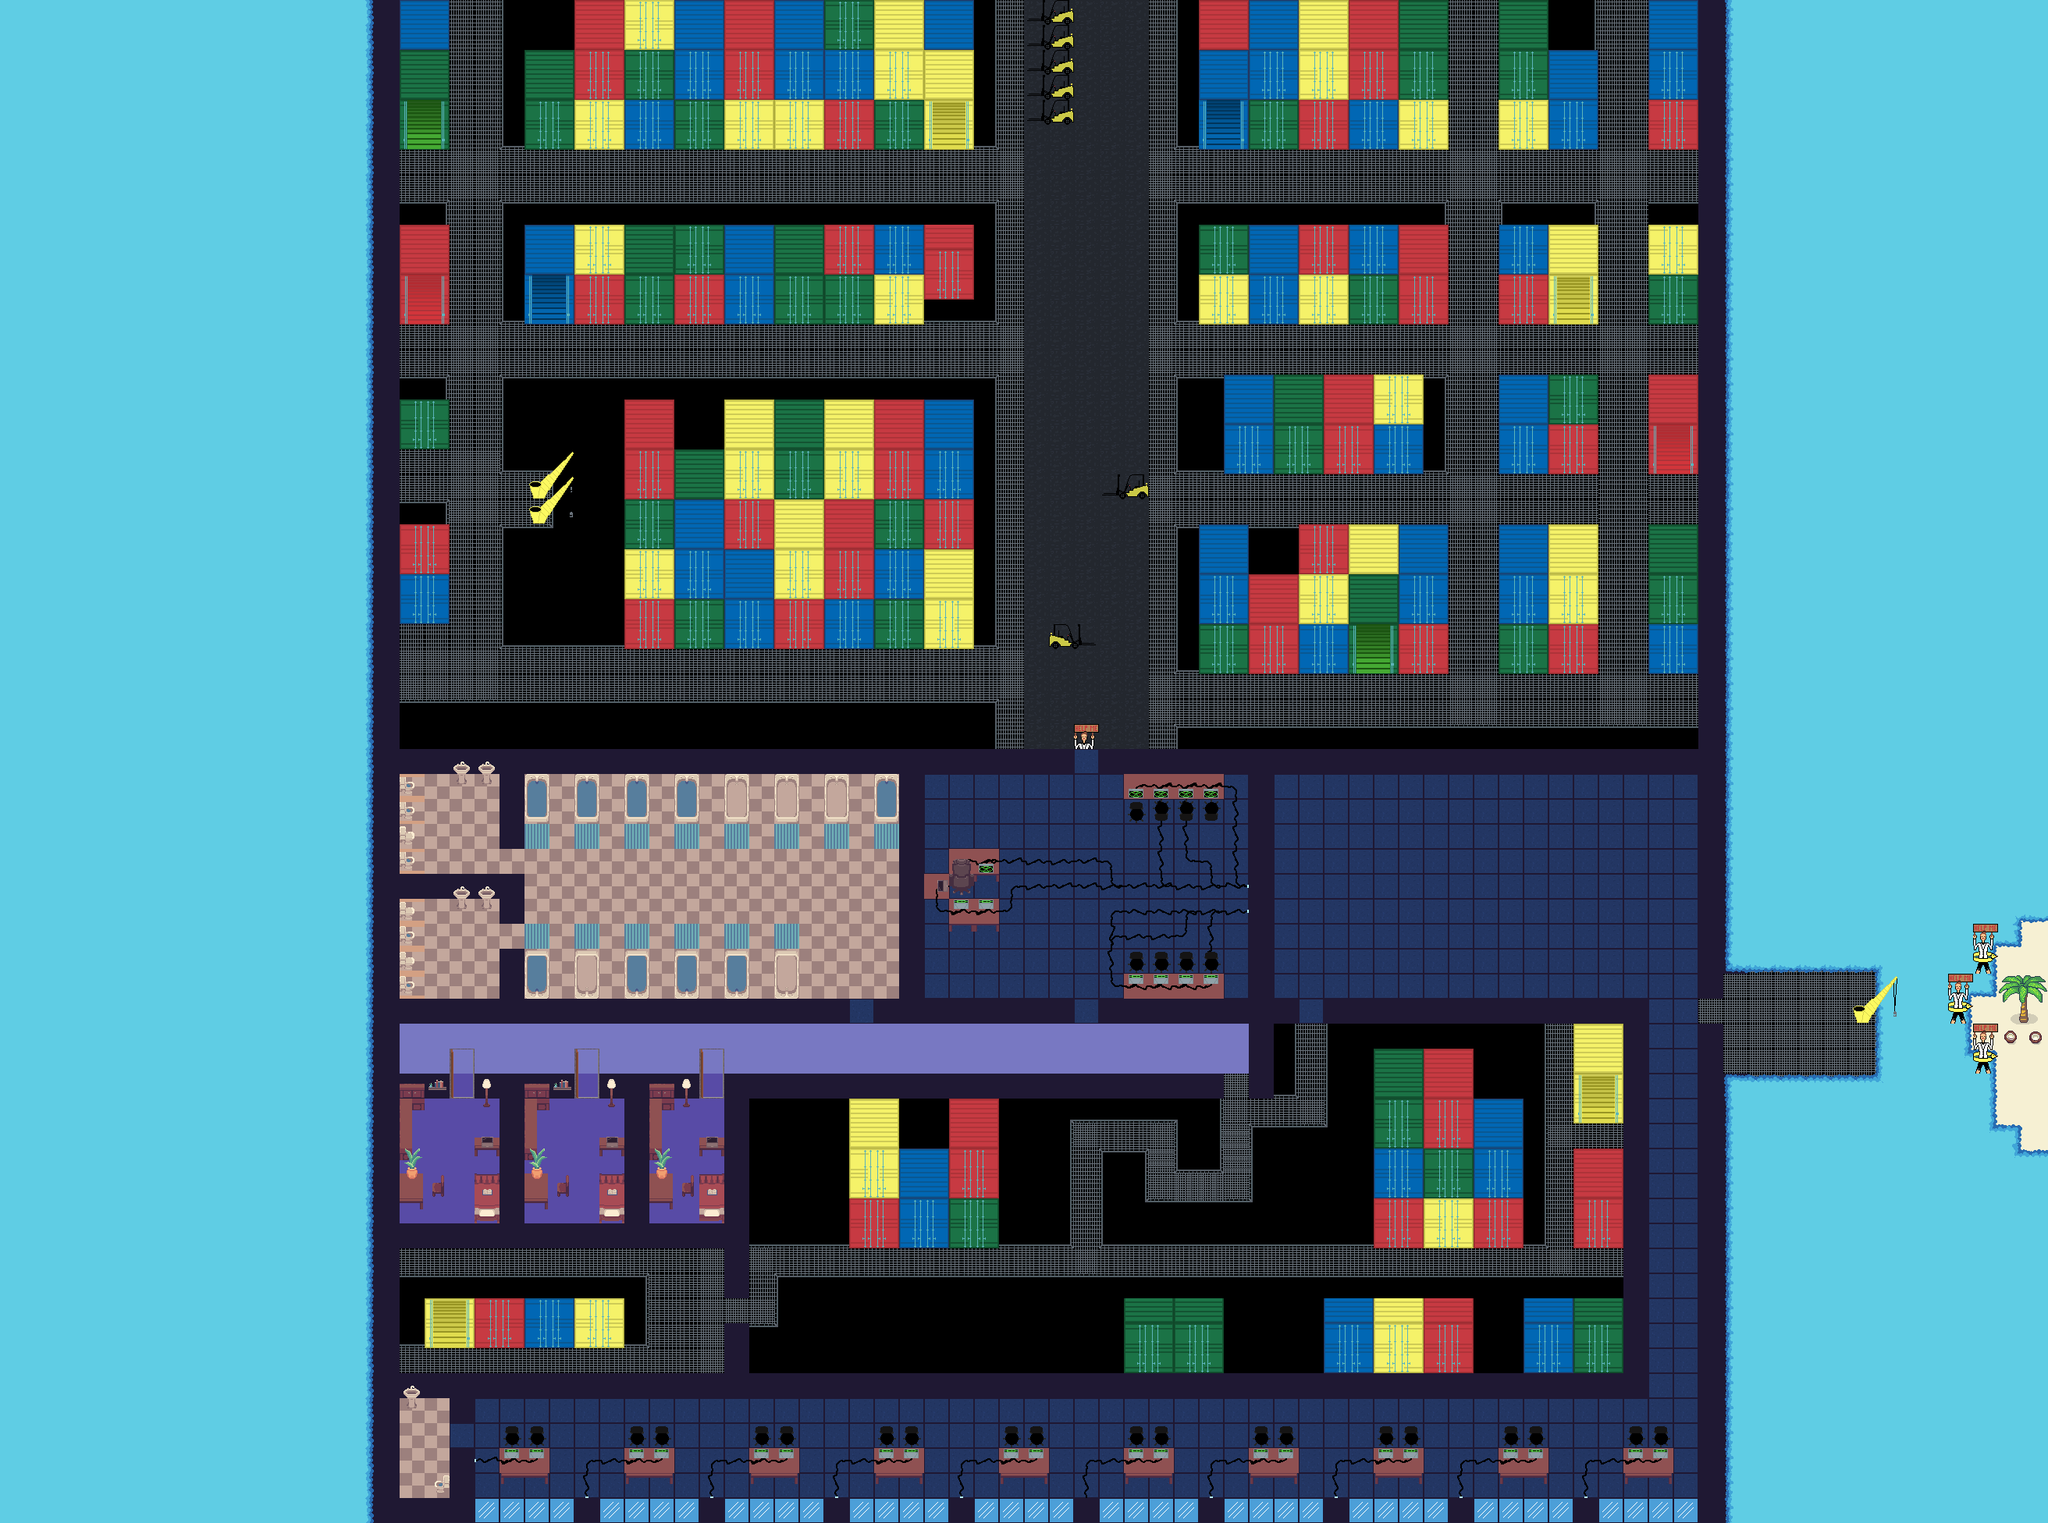

The image is a tile-based game level rendered from a .tmx file. Its description and source (layers, tilesets, objects; grid data summarised) follow:
An orthogonal 82x61 tile map with 32x32 px tiles, 3 tile layers (Tile Layer 1, Overlap Layer, Decorations), 6 tilesets and 593 objects (136x Wall1, 83x EnemySpawn, 18x Interactable, 18x ContainerDoor1, 12x Money, ...).

<map version="1.10" tiledversion="1.12.2" orientation="orthogonal" renderorder="right-down" width="82" height="61" tilewidth="32" tileheight="32" infinite="0" nextlayerid="14" nextobjectid="677">
 <tileset firstgid="1" source="../../tiled/tilesets/Outdoors.tsx" />
 <tileset firstgid="485" source="../../tiled/tilesets/container und co..tsx" />
 <tileset firstgid="585" source="../../tiled/tilesets/InteriorTutorial.tsx" />
 <tileset firstgid="809" name="TX Tileset Wall" tilewidth="32" tileheight="32" tilecount="256" columns="16">
  <image source="../../tiled/tilesets/basic_pixel_art_topdown/TX Tileset Wall.png" width="512" height="512" />
 </tileset>
 <tileset firstgid="1065" name="parkinglot" tilewidth="32" tileheight="32" tilecount="400" columns="20">
  <image source="../../tiled/tilesets/parkinglot.png" width="640" height="640" />
  <tile id="23">
   <objectgroup draworder="index" id="2">
    <object id="1" x="2.63636" y="15.1818" width="29.2727" height="6.36364" />
   </objectgroup>
  </tile>
  <tile id="27">
   <objectgroup draworder="index" id="2">
    <object id="2" x="1.0293" y="18.5138" width="29.7695" height="7.32883" />
   </objectgroup>
  </tile>
  <tile id="51">
   <objectgroup draworder="index" id="2">
    <object id="1" x="7.9402" y="24.5111" width="14.894" height="6.36203" />
   </objectgroup>
  </tile>
  <tile id="71">
   <objectgroup draworder="index" id="2">
    <object id="1" x="-0.049318" y="0.147954" width="2.21931" height="31.7115" />
    <object id="2" x="-0.049318" y="-0.049318" width="32.0567" height="0.937042" />
    <object id="3" x="30.8238" y="0.049318" width="1.18363" height="31.9088" />
    <object id="4" x="2.07136" y="0.838406" width="2.81113" height="31.0704" />
   </objectgroup>
  </tile>
  <tile id="89">
   <objectgroup draworder="index" id="3">
    <object id="2" x="0" y="27.4208" width="31.9088" height="4.53726" />
   </objectgroup>
  </tile>
  <tile id="91">
   <objectgroup draworder="index" id="2">
    <object id="1" x="0" y="-0.049318" width="4.9318" height="31.9581" />
    <object id="2" x="-0.049318" y="30.9717" width="4.58658" height="0.838406" />
    <object id="3" x="30.9717" y="0.049318" width="1.03568" height="31.9088" />
   </objectgroup>
  </tile>
 </tileset>
 <tileset firstgid="1465" source="../../tiled/tilesets/containermap.tsx" />
 <layer id="1" name="Tile Layer 1" width="82" height="61">
  <data>[5002 cells, 5002 non-empty, 77 distinct tile ids]</data>
 </layer>
 <layer id="2" name="Overlap Layer" width="82" height="61">
  <data>[5002 cells, 566 non-empty, 55 distinct tile ids]</data>
 </layer>
 <layer id="3" name="Decorations" width="82" height="61">
  <data>[5002 cells, 489 non-empty, 53 distinct tile ids]</data>
 </layer>
 <objectgroup id="11" name="Toolspawn">
  <object id="85" name="Pistol" x="543" y="386.25">
   <point />
  </object>
  <object id="100" name="Munition" x="1215" y="166">
   <point />
  </object>
  <object id="112" name="Key" x="2015.5" y="391.5">
   <point />
  </object>
  <object id="157" name="Kokain" x="1758" y="836">
   <point />
  </object>
  <object id="241" name="Kokain" x="2146" y="578">
   <point />
  </object>
  <object id="242" name="Kokain" x="704" y="387">
   <point />
  </object>
  <object id="243" name="Kokain" x="535" y="1008.33">
   <point />
  </object>
  <object id="244" name="Pistol" x="1569" y="161">
   <point />
  </object>
  <object id="300" name="Kokain" x="2398.67" y="1315.67">
   <point />
  </object>
  <object id="320" name="Munition" x="584" y="1546.67">
   <point />
  </object>
  <object id="324" name="SmokeBomb" x="1217.35" y="166.174">
   <point />
  </object>
  <object id="325" name="SmokeBomb" x="1322.18" y="20.6364">
   <point />
  </object>
  <object id="520" name="SmokeBomb" x="546" y="1873">
   <point />
  </object>
  <object id="628" name="Taser" x="543.75" y="161">
   <point />
  </object>
  <object id="631" name="Money" x="588" y="1248.67">
   <point />
  </object>
  <object id="632" name="Money" x="1585" y="1009.5">
   <point />
  </object>
  <object id="633" name="Money" x="2144.91" y="578.727">
   <point />
  </object>
  <object id="634" name="Money" x="2160" y="1025.33">
   <point />
  </object>
  <object id="635" name="Money" x="2364" y="1264">
   <point />
  </object>
  <object id="636" name="Money" x="1858.67" y="1874.67">
   <point />
  </object>
  <object id="637" name="Money" x="549" y="1890.5">
   <point />
  </object>
  <object id="638" name="Money" x="527" y="1626">
   <point />
  </object>
  <object id="639" name="Money" x="737" y="1536">
   <point />
  </object>
  <object id="640" name="Money" x="540" y="868">
   <point />
  </object>
  <object id="641" name="Money" x="2146" y="634">
   <point />
  </object>
  <object id="642" name="Money" x="1432" y="94">
   <point />
  </object>
 </objectgroup>
 <objectgroup id="5" name="Objektebene">
  <!-- 556 objects omitted --></objectgroup>
 <objectgroup id="9" name="Collisions">
  <!-- 350 objects omitted --></objectgroup>
 <objectgroup id="10" name="Spawns">
  <!-- 92 objects omitted --></objectgroup>
 <objectgroup id="13" name="Path">
  <!-- 38 objects omitted --></objectgroup>
 <objectgroup id="12" name="Tutorial">
  <!-- 8 objects omitted --></objectgroup>
 <objectgroup id="6" name="Interactions" />
</map>
<!-- 556 of 593 objects omitted -->
